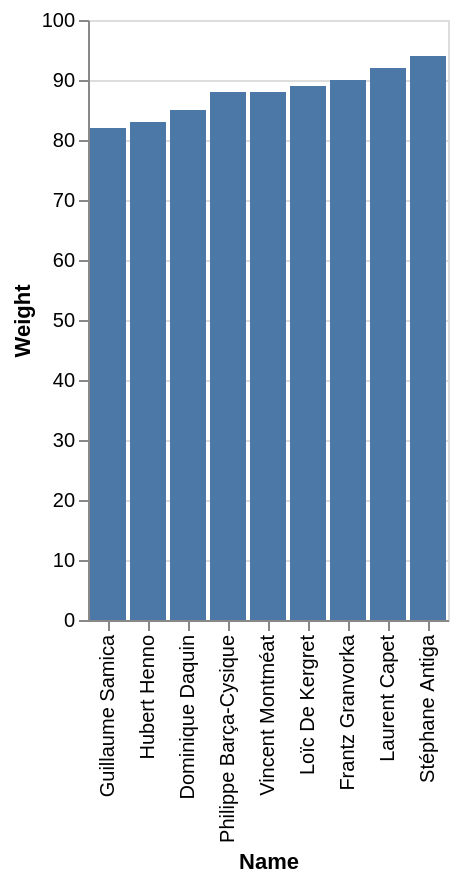

Write the Vega-Lite specification saved for this chart.
### Vega-Lite specification from a JSON file in a GitHub repository (floating-point values rounded to 4 significant figures)
{"data": {"values": [{"x_data": "Guillaume Samica", "y_data": 82}, {"x_data": "Hubert Henno", "y_data": 83}, {"x_data": "Dominique Daquin", "y_data": 85}, {"x_data": "Philippe Barça-Cysique", "y_data": 88}, {"x_data": "Vincent Montméat", "y_data": 88}, {"x_data": "Loïc De Kergret", "y_data": 89}, {"x_data": "Frantz Granvorka", "y_data": 90}, {"x_data": "Laurent Capet", "y_data": 92}, {"x_data": "Stéphane Antiga", "y_data": 94}]}, "mark": "bar", "encoding": {"x": {"field": "x_data", "type": "nominal", "title": "Name", "sort": {"op": "sum", "field": "y_data", "order": "ascending"}}, "y": {"field": "y_data", "type": "quantitative", "title": "Weight"}}}
